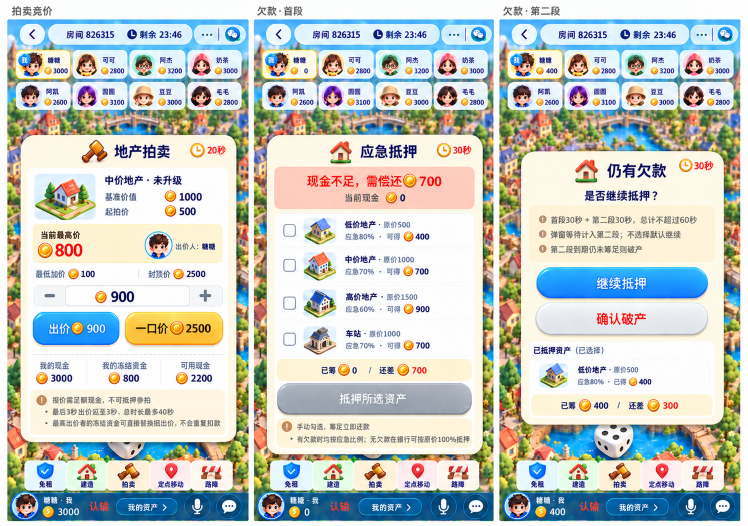
#> input picture design/screens/05-拍卖竞价-应急抵押-欠款第二阶段.png, 1495 x 1052 px, given in place of 06-event_card_back.png, which was not available (shown at 1/2 size)
$ python recolor.py
#> lines starting #> are read from the running program, lines starting #| are printed output that depends on the picture
"""幸运 / 不幸卡背：把事件卡背 / 扇形牌堆里的蓝色部分改成红色（幸运）或紫黑色（不幸），金边、奶油色问号不变。
用户 2026-10-08 选定"蓝卡背改色成红""紫黑色"，没有单独的设计稿。运行：python recolor.py"""
import colorsys
import json
import pathlib

from PIL import Image

HERE = pathlib.Path(__file__).parent
SRC = HERE.parent / 'assets-supplement-v1' / 'png' / 'event_art'
# (源图, 输出, 资源名, 目标色相°, 明度系数)
JOBS = [('06-event_card_back.png', 'lucky_card_back.png', 'lucky_card_back', 357, 0.95),
        ('07-event_card_fan.png', 'lucky_card_fan.png', 'lucky_card_fan', 357, 0.95),
        ('06-event_card_back.png', 'unlucky_card_back.png', 'unlucky_card_back', 275, 0.55),
        ('07-event_card_fan.png', 'unlucky_card_fan.png', 'unlucky_card_fan', 275, 0.55)]


def recolor(img, hue, value):
    img = img.convert('RGBA')
    px = img.load()
    for y in range(img.height):
        for x in range(img.width):
            r, g, b, a = px[x, y]
            if a == 0:
                continue
            h, s, v = colorsys.rgb_to_hsv(r / 255, g / 255, b / 255)
            deg = h * 360
            if 165 <= deg <= 255 and s > 0.2:  # 蓝 / 青蓝 → 目标色（保留明暗与饱和度）
                nh = ((deg - 205) * 0.4 + hue) % 360 / 360
                nr, ng, nb = colorsys.hsv_to_rgb(nh, min(1.0, s * 1.05), v * value)
                px[x, y] = (round(nr * 255), round(ng * 255), round(nb * 255), a)
    return img


sprites = []
for src, dst, name, hue, value in JOBS:
    recolor(Image.open(SRC / src), hue, value).save(HERE / 'png' / dst)
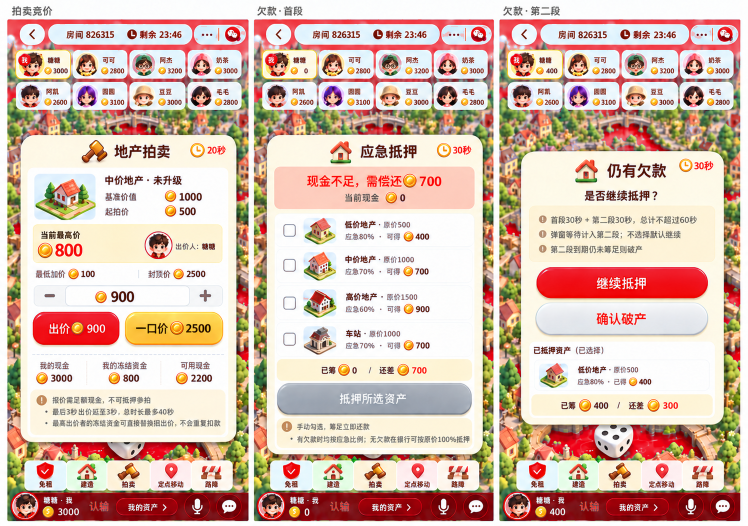
#> saved as lucky_card_back.png: PIL image 1495x1052 RGBA (shown at 1/2 size); mean R, G, B, A 216.2, 188.8, 174.7, 255
    sprites.append({'name': name, 'file': 'png/' + dst, 'source': 'assets-supplement-v1/png/event_art/' + src,
                    'note': '蓝色部分改色（recolor.py）'})
#> pass 2 of the loop `for src, dst, name, hue, value in JOBS:`:
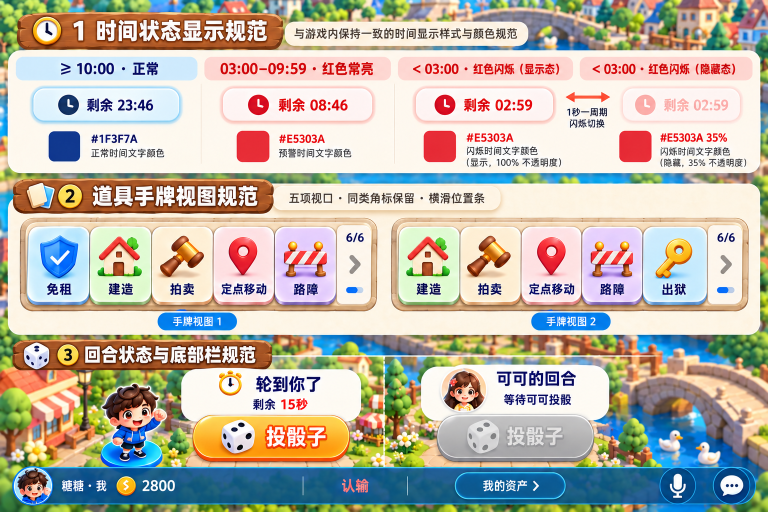
#> input picture design/screens/09-道具横滑-回合提示-时间警示规范.png, 1536 x 1024 px, given in place of 07-event_card_fan.png, which was not available (shown at 1/2 size)
#> img: PIL image 1536x1024 RGBA
#> `recolor(Image.open(SRC / src), hue, value).save(HERE / 'png' / dst)`:
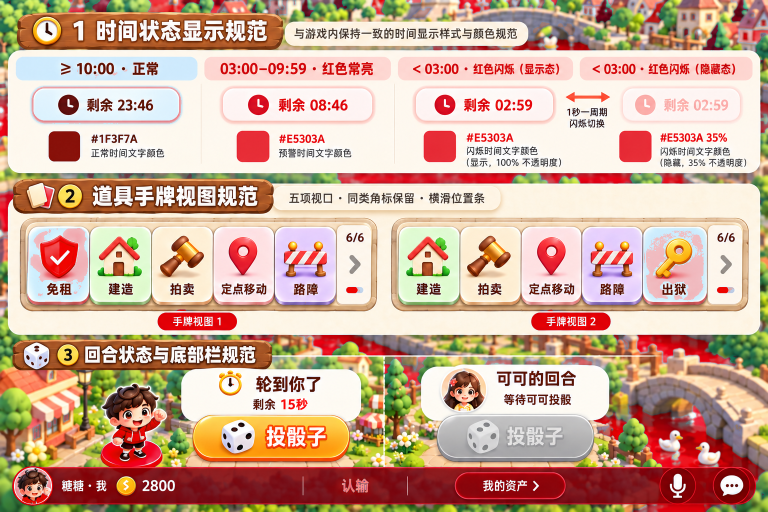
#> saved as lucky_card_fan.png: PIL image 1536x1024 RGBA (shown at 1/2 size); mean R, G, B, A 205.8, 170.3, 150.3, 255
#> (the run stopped early here; a loop or call above may not have finished)
